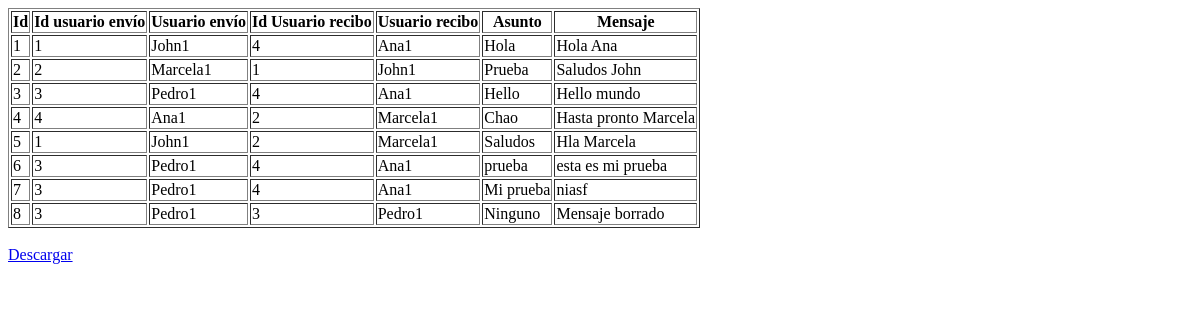
The app's page /mensajes (signed in), older data.
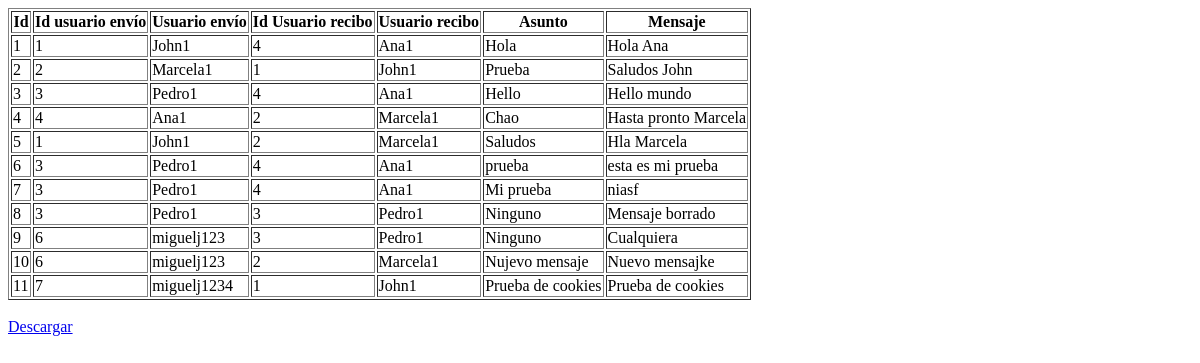
The same page, newer data.
### tables this page shows
CREATE TABLE mensajes (message_id INTEGER PRIMARY KEY AUTOINCREMENT, from_id INTEGER REFERENCES usuarios (id), to_id INTEGER REFERENCES usuarios (id), asunto VARCHAR (100), mensaje VARCHAR (500) NOT NULL);

CREATE TABLE usuarios (id INTEGER PRIMARY KEY AUTOINCREMENT, usuario VARCHAR (20) NOT NULL, correo VARCHAR (100) NOT NULL, contraseña VARCHAR (20) NOT NULL);

### app.py (the view)
@app.route('/mensajes')
@login_required
def mensajes():
    try:
        db = get_db()
        global resultado
        resultado = db.execute("SELECT message_id AS 'Codigo Mensaje', from_id AS 'Código Remitente', u1.usuario AS 'Usuario Remitente', " +
                                    " to_id AS 'Código destinatario', u2.usuario AS 'Usuario Destinatario', asunto AS 'Asunto', " +
                                    " mensaje AS 'Mensaje' " +
                                " FROM usuarios u1, usuarios u2, mensajes " +
                                " WHERE from_id = u1.id AND to_id = u2.id;").fetchall()
        close_db()
        return render_template('mensajes.html',titulo="Mensajes", data = resultado)
    except Error as e:
        return render_template('error.html', error=e)

### app.py (called while the page is built)
def login_required(view):
    @functools.wraps( view )
    def wrapped_view():
        if g.user is None:
            return redirect( url_for( 'login' ) )
        return view( )
    return wrapped_view

@app.before_request
def load_logged_in_user():
    user_id = session.get( 'user_id' )
    if user_id is None:
        g.user = None
    else:
        g.user = get_db().execute(
            'SELECT * FROM usuarios WHERE id = ?', (user_id,)
        ).fetchone()

### db.py (called while the page is built)
def get_db():
    try:
        if 'db' not in g:
            g.db = sqlite3.connect("MyChat.db")
            g.db.row_factory = sqlite3.Row
        return g.db
    except Error:
        print( Error )

### templates/mensajes.html (shortened to what this page needs)
<!DOCTYPE html>
<html>
    <head>
    </head>
    <body>
        <table border="1">
               <tr>
                <th>Id</th>
                <th>Id usuario envío</th>
                <th>Usuario envío</th>
                <th>Id Usuario recibo</th>
                <th>Usuario recibo</th>
                <th>Asunto</th>
                <th>Mensaje</th>
            </tr>
            {% for message in data %}
                <tr>
                    {% for i in message: %}
                    <td>
                        {{i}}
                    </td>
                    {% endfor %}
                </tr>
            {% endfor %}
        </table>
        <br>
        <a href="{{ url_for('descargar_mensajes') }}">Descargar</a>
    </body>
</html>

Row changes from the older to the newer data that the page shows:
added mensajes: i "9" "6" "3", asunto "Ninguno", mensaje "Cualquiera", usuarios (usuario "Pedro1")
added usuarios: usuario "miguelj123"
added mensajes: i "10" "6" "2", asunto "Nujevo mensaje", mensaje "Nuevo mensajke", usuarios (usuario "Marcela1")
added mensajes: i "11" "7" "1", asunto "Prueba de cookies", mensaje "Prueba de cookies", usuarios (usuario "John1")
added usuarios: usuario "miguelj1234"
